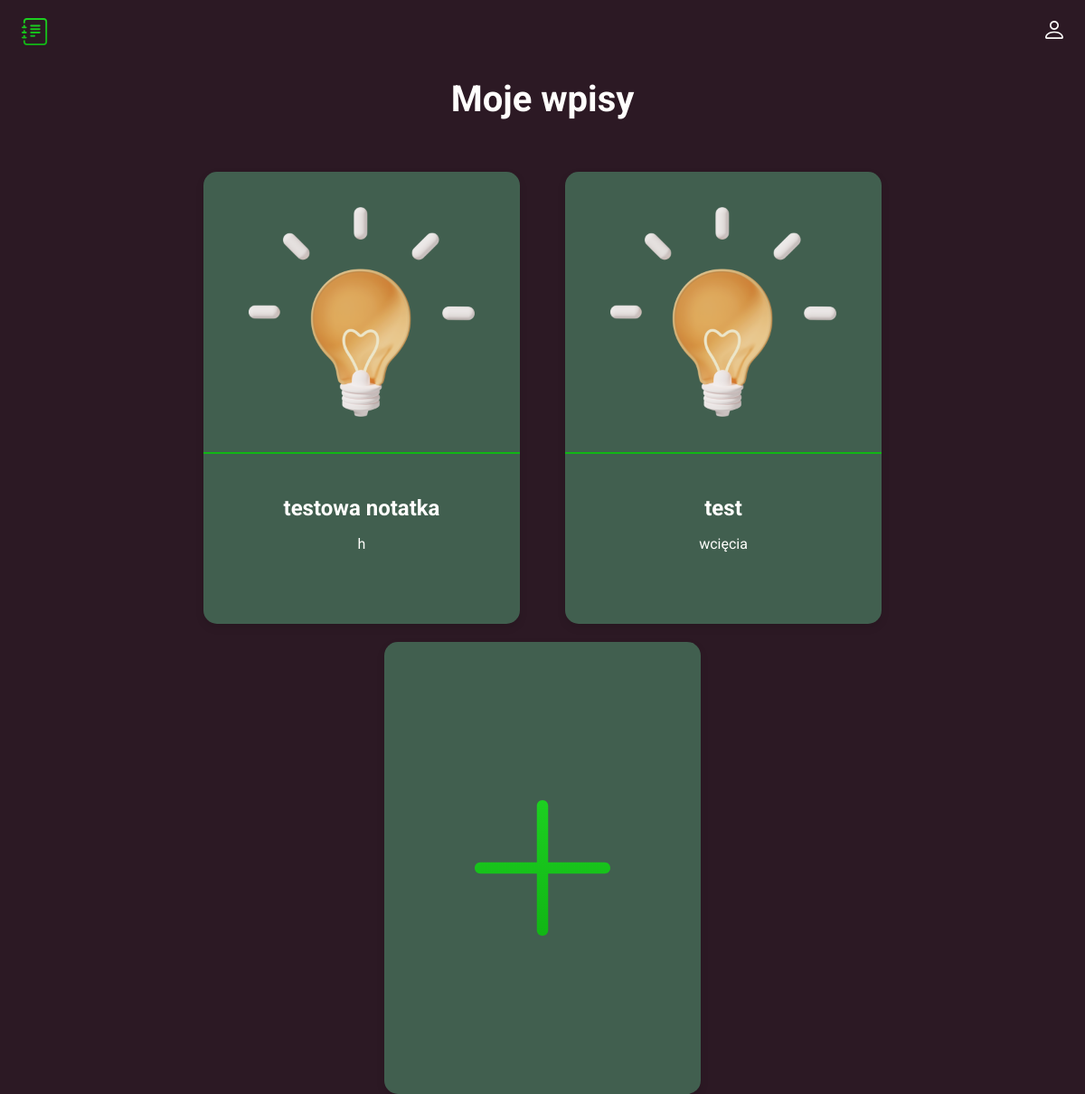
The page /index on the database as committed earlier.
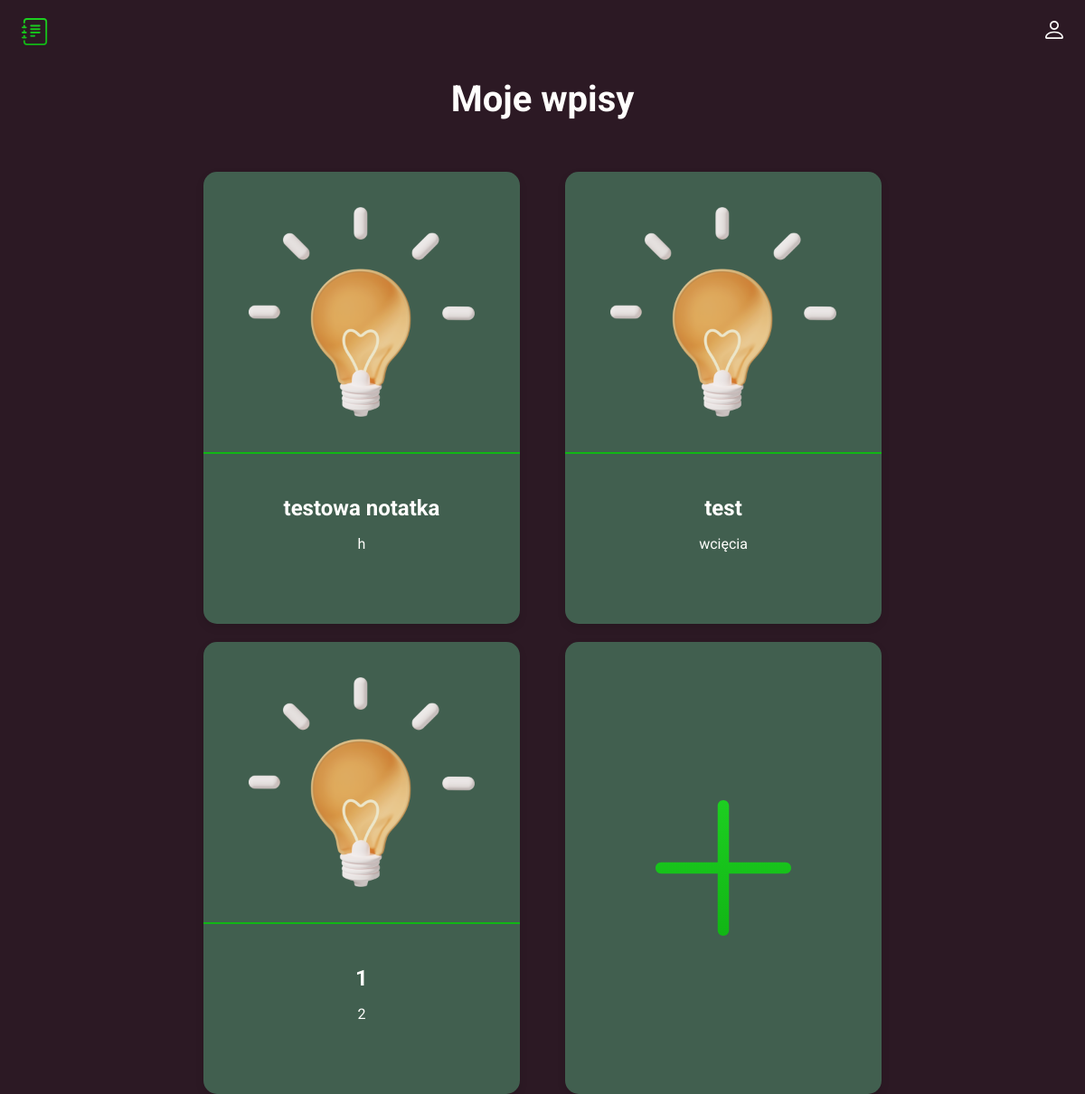
The same page on the database as committed later.
### main.py (models this page shows, shortened)
class Card(db.Model):
    id = db.Column(db.Integer, primary_key=True)
    title = db.Column(db.String(100), nullable=False)
    subtitle = db.Column(db.String(300), nullable=False)
    text = db.Column(db.Text, nullable=False)

### main.py (the view)
@app.route('/index')
def index():
    cards = Card.query.order_by(Card.id).all()
    return render_template('index.html', cards=cards)

### templates/index.html (shortened to what this page needs)
<!doctype html>
<html lang="en">
<head>
  <link rel="stylesheet" href="../static/css/style.css">
</head>
<body>
  <header class="header">
    <img src="../static/img/logo.svg" alt="logo" width="30" height="30">
    <ul class="main-list">
        <li class="list__item">
            <img src="../static/img/login.svg" alt="login" width="20" height="20">
        </li>
    </ul>
  </header>
  <main>
    {% block content %}
    <h1 class="main__title">Moje wpisy</h1>
    <ul class="cards-list">
      {% for el in cards%}
      <li class="card">
        <a class="card__link" href="/card/{{el.id}}">
          <img class="card__img" src="../static/img/post_icon.png" width="250" height="250" alt="post_icon">
          <div class="card__text">
            <h2 class="card__title">{{el.title}}</h2>
            <p class="card__subtitle">{{el.subtitle}}</p>
          </div>
        </a>
      </li>
      {% endfor %}
      <li class="card card--creat">
          <a class="creat__link" href="{{url_for('create')}}"></a>
      </li>
    </ul>
    {% endblock %}
  </main>
</body>
</html>

### static/css/style.css (style rules this page uses)
body { margin: 0; padding: 0; font-family: 'Roboto', sans-serif; font-size: 16px; line-height: 20px; background-color: #2C1924; color: #FFFEFC; }
h1, h2, p { margin: 0; }
img { object-fit: contain; }
a { text-decoration: none; color: inherit; transition: 0.2s; }
ul { list-style: none; margin: 0; padding: 0; }
.header { display: flex; justify-content: space-between; align-items: center; padding: 20px 2%; margin-bottom: 30px; }
.main-list { display: flex; align-items: center; gap: 20px; }
.main__title { font-size: 40px; text-align: center; margin-bottom: 70px; }
.cards-list { display: flex; padding: 0 5%; flex-wrap: wrap; flex-direction: row; gap: 20px; column-gap: 50px; justify-content: center; }
.card { width: 350px; height: 500px; transition: 0.2s; background: #415F4F; border-radius: 15px; box-shadow: 0px 4px 10px rgba(0, 0, 0, 0.1); }
.card__link { display: flex; flex-direction: column; align-items: center; width: inherit; height: inherit; }
.card__text { border-top: 2px solid #11B615; width: inherit; display: flex; padding: 50px 0 20px; flex-direction: column; gap: 20px; align-items: center; }
.card__title { padding: 0 20px; text-align: center; }
.card__subtitle { padding: 0 20px; text-align: center; }
.card__img { padding: 30px; }
.creat__link { display: block; width: inherit; height: inherit; background: url(../img/plus.svg) no-repeat; background-size: 200px 200px; background-position: center; }

Rows that differ between the two databases and show on the page:
added Card: title "1", subtitle "2"
